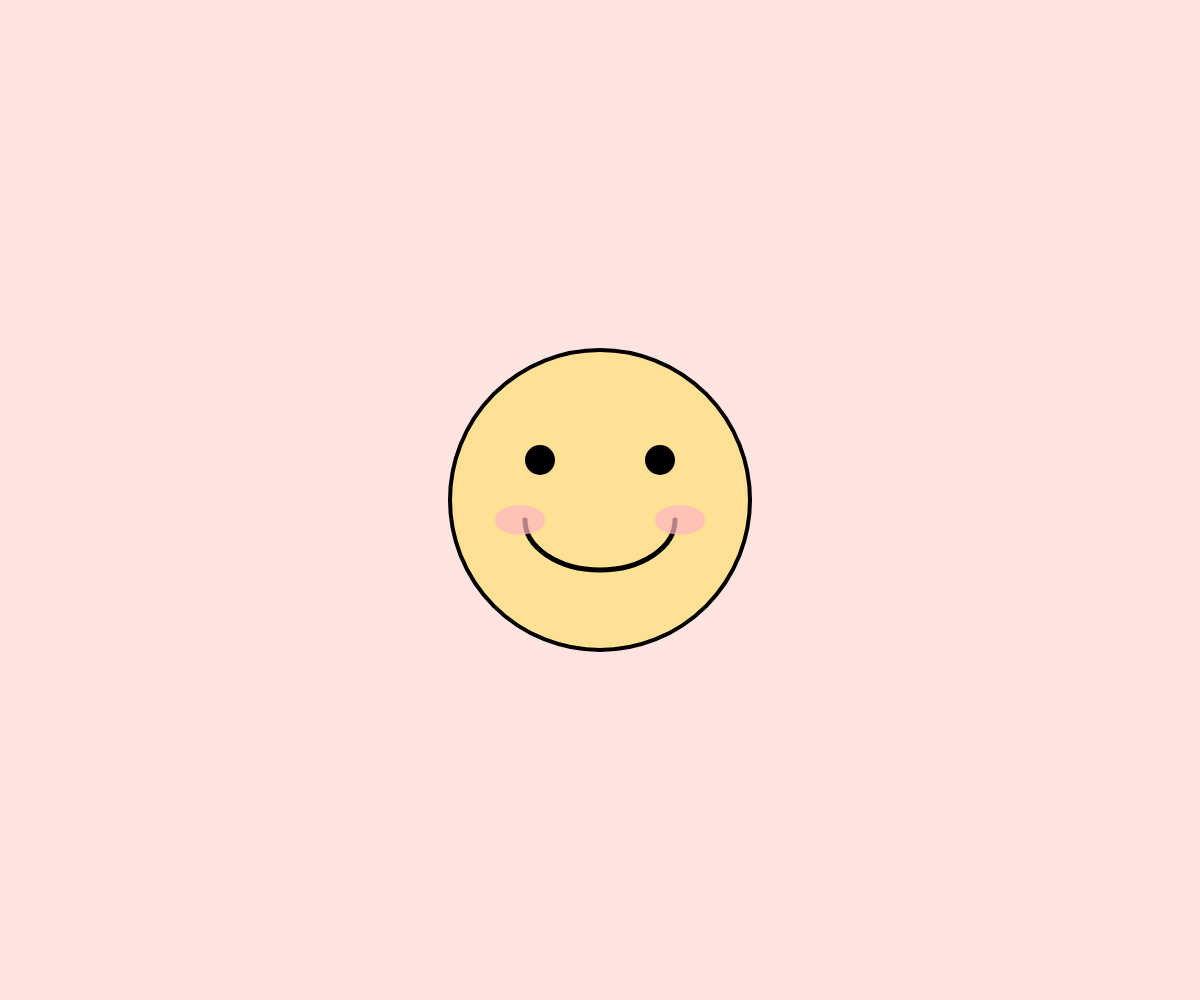
Frame 1 (no input)
Frame 60 (no input): identical to frame 1, image omitted
Frame 120 (the mouse pressed at the canvas centre since frame 60): identical to frame 1, image omitted

The p5.js sketch that drew this single still picture (run headless with seeded random() and noise() and a simulated clock; from frame 60 on, the mouse is pressed at the canvas centre):

// p5.js sketch
// ── sketch.js
function setup() {
  createCanvas(windowWidth, windowHeight);
}

function draw() {
  // 馬卡龍色背景（淡粉或薄荷可調）
  background(255, 228, 225);

  // 臉部
  fill(255, 225, 150); // 淺黃色
  stroke(0);
  strokeWeight(4);
  ellipse(width/2, height/2, 300, 300);

  // 眼睛
  fill(0);
  noStroke();
  ellipse(width/2 - 60, height/2 - 40, 30, 30);
  ellipse(width/2 + 60, height/2 - 40, 30, 30);

  // 微笑
  noFill();
  stroke(0);
  strokeWeight(5);
  arc(width/2, height/2 + 20, 150, 100, 0, PI);

  // 粉紅腮紅
  noStroke();
  fill(255, 182, 193, 180);
  ellipse(width/2 - 80, height/2 + 20, 50, 30);
  ellipse(width/2 + 80, height/2 + 20, 50, 30);
}

function windowResized() {
  resizeCanvas(windowWidth, windowHeight);
}
